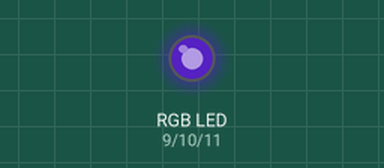
This sketch was run on a simulated Arduino Uno, built with avr-gcc and run on an emulated ATmega328P. On the bench: an RGB LED mixed from three pins (HIGH = lit). Dim RGB values are drawn brighter than linear; random numbers use the default seed unless the sketch sets one.

Above: at 0.1 s.
At 3.1 s:
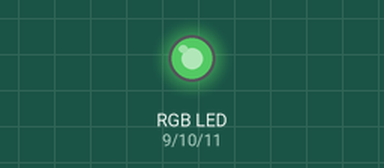
At 8.1 s:
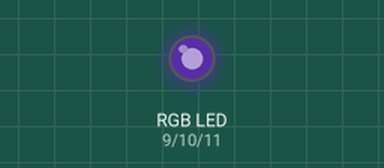
At 17.1 s:
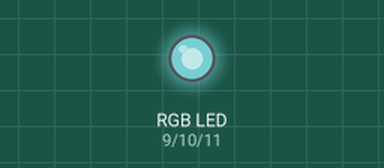
At 27.1 s:
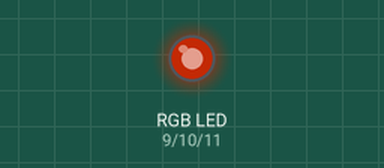
At 39.1 s:
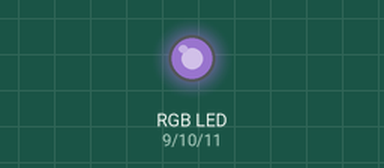
Timing chart, 0 to 40.0 s (numbered marks = the images above):
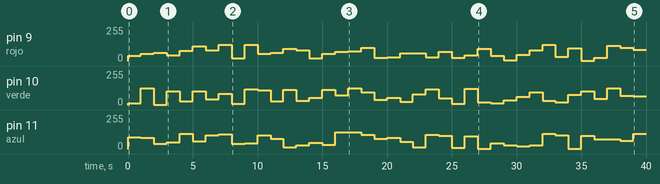

The sketch:

codigo.ino
```cpp
int rojo = 9;
int verde = 10;
int azul = 11;

void setup() {
  // put your setup code here, to run once:
  pinMode(rojo,OUTPUT);
  pinMode(verde,OUTPUT);
  pinMode(azul,OUTPUT);
}

void loop() {
  // put your main code here, to run repeatedly:
  establecerColor(random(127,255),random(127,255),random(127,255));
  delay(1000);
}

void establecerColor(int R,int G,int B){
  analogWrite(rojo,255-R);
  analogWrite(verde,255-G);
  analogWrite(azul,255-B);
}
```

Measured:
- by itself, pin 9 (rojo): 0/255 → 39/255 at 0.00 s, → 56/255 1.0 s later, → 61/255 1.0 s later, → 43/255 1.0 s later, … (40 changes in this stretch)
- by itself, pin 11 (azul): 0/255 → 89/255 at 0.00 s, → 86/255 1.0 s later, → 40/255 1.0 s later, → 51/255 1.0 s later, … (40 changes in this stretch)
- by itself, pin 10 (verde): 0/255 → 15/255 at 0.00 s, → 126/255 1.0 s later, → 2/255 1.0 s later, → 104/255 1.0 s later, … (40 changes in this stretch)
